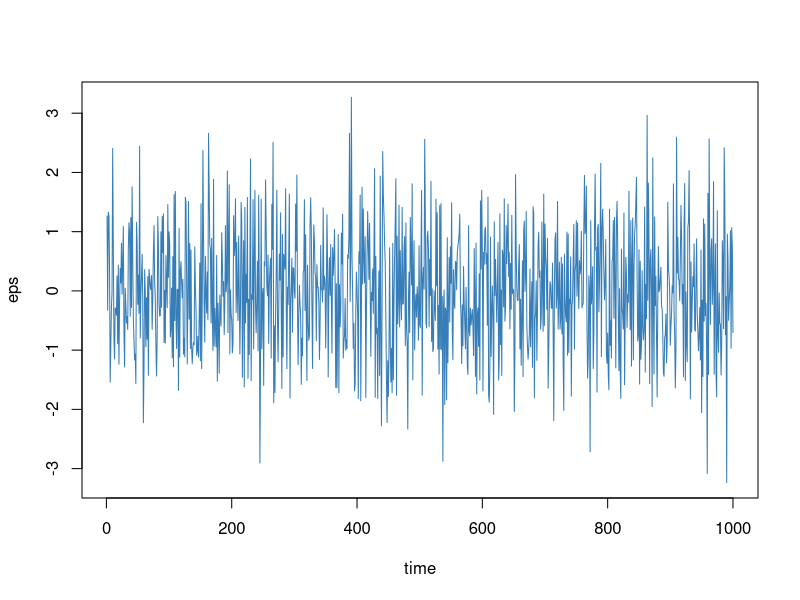
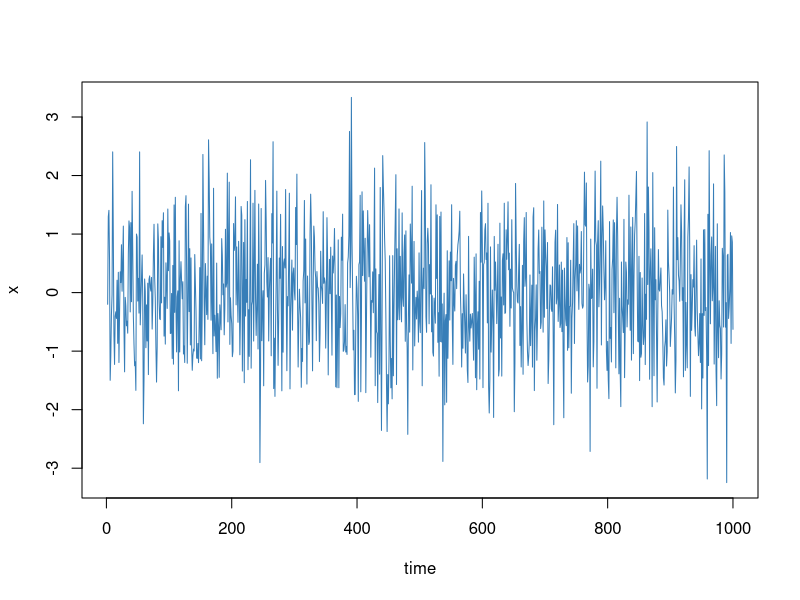
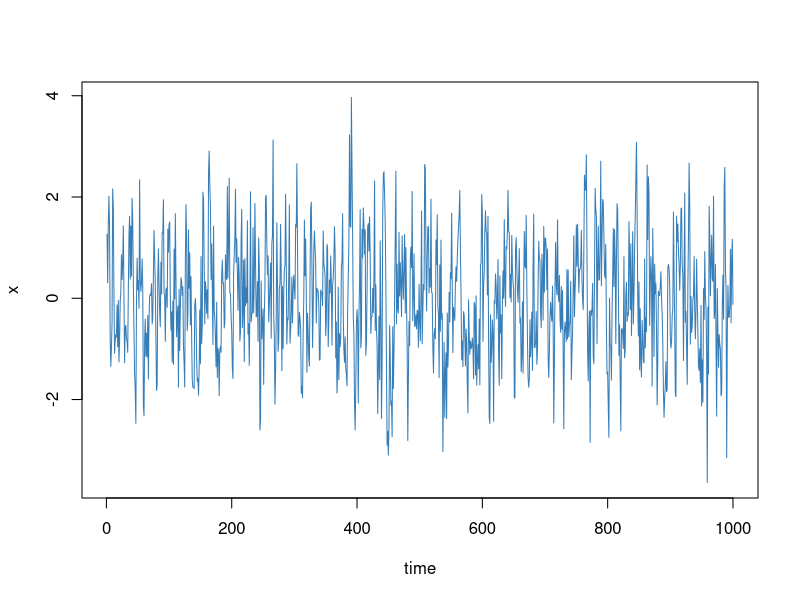
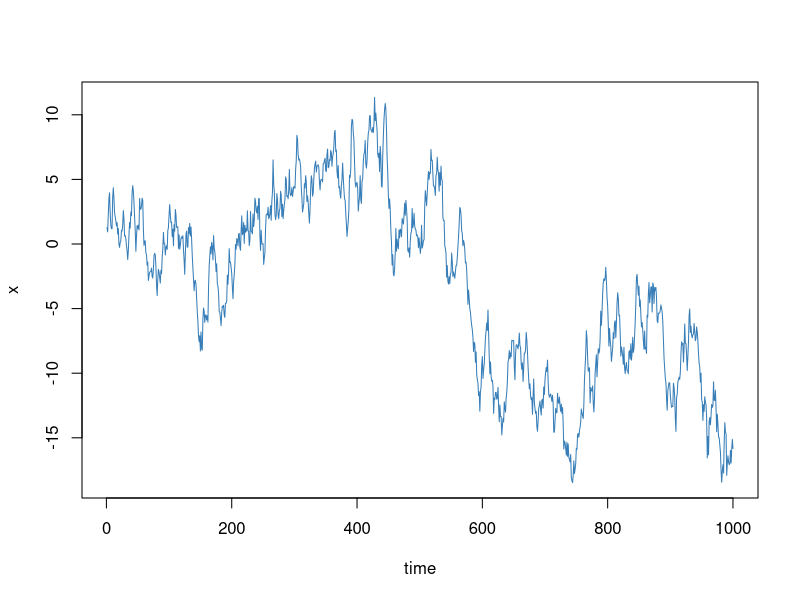
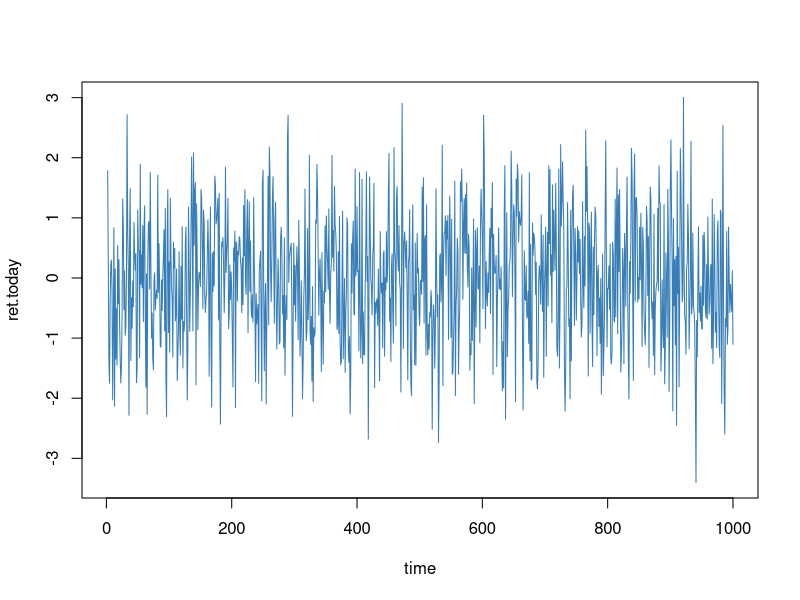
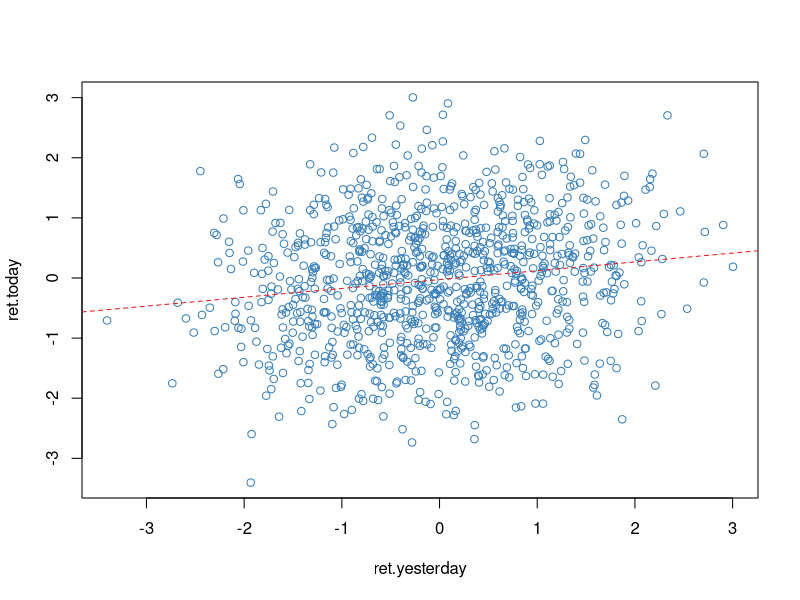
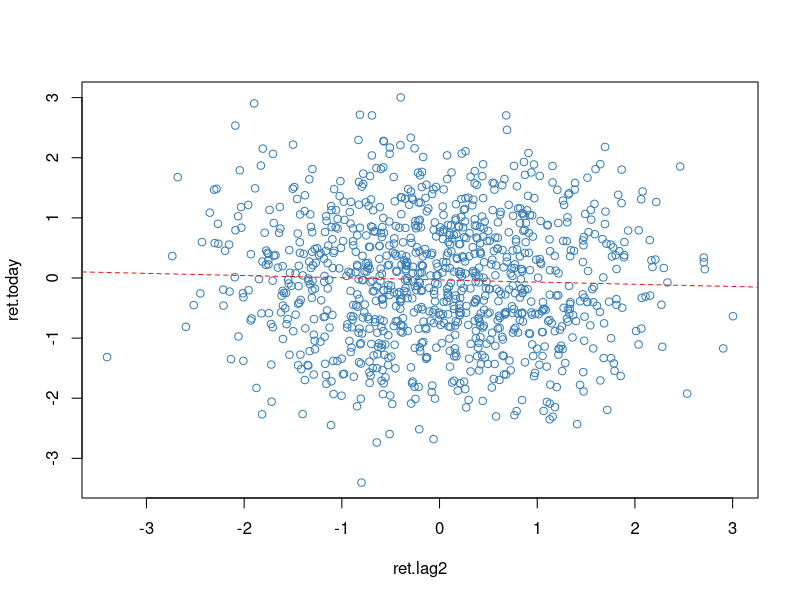

The R script that drew these images, in order:
## ---- chunk 1
library("RColorBrewer")    # brewer.pal
library("knitr")           # opts_chunk

# ensure consistent runs
set.seed(0)

# terminal output
options(width = 80)

# color palette
palette(brewer.pal(6, "Set1"))

# code chunk options
opts_chunk$set(cache=TRUE, fig.align="center", comment=NA, echo=TRUE,
               tidy=FALSE)
## ---- chunk 2
n <- 1000; time <- 1:n
eps <- rnorm(n)
plot(time, eps, type="l", col=2)
## ---- chunk 3
beta <- 0.1
x <- filter(eps, c(1, beta), method="convolution", sides=1)
plot(time, x, type="l", col=2)
## ---- chunk 4
alpha <- 0.5
x <- filter(eps, alpha, method="recursive")
plot(time, x, type="l", col=2)
## ---- chunk 5
alpha <- 1
x <- filter(eps, alpha, method="recursive")
plot(time, x, type="l", col=2)
## ---- chunk 6
eps <- rnorm(n); beta <- 0.2
ret.today <- filter(eps, c(1, beta), method="convolution", sides=1)
plot(time, ret.today, type="l", col=2)
## ---- chunk 7
ret.yesterday <- c(NA, ret.today[-length(ret.today)])
plot(ret.yesterday, ret.today, col=2)
abline(lm(ret.today ~ ret.yesterday), col=1, lty=2)
## ---- chunk 8
ret.lag2 <- c(NA, ret.yesterday[-length(ret.yesterday)])
plot(ret.lag2, ret.today, col=2)
abline(lm(ret.today ~ ret.lag2), col=1, lty=2)
## ---- chunk 9
mean(ret.today[ret.yesterday > 0], na.rm=TRUE)
